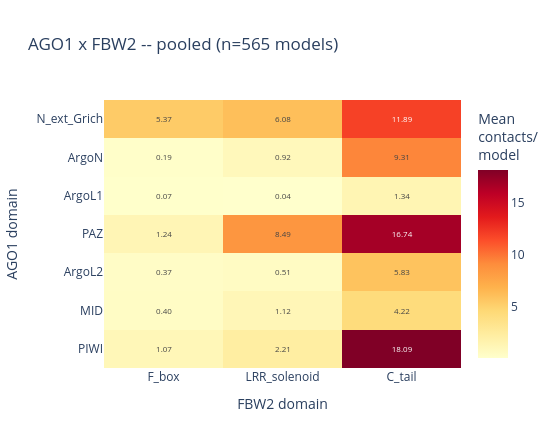

Write notebook code for a chart like this one.
### Markdown cell above
## One heatmap per couple (all backends, all clusters pooled)

### Code cell
n_models_total = df.groupby(["cluster", "fname"]).ngroups
for c in COUPLES:
    heatmap_from_matrix(
        couple_matrix(df, c, n_models_total), c,
        f"{RECEPTOR_NAME} x {LIGAND_CHAIN_NAMES[c]} -- pooled (n={n_models_total} models)",
        f"{RECEPTOR_NAME.lower()}_{LIGAND_CHAIN_NAMES[c].lower()}_heatmap_pooled.html")

### Figure 1 — Plotly figure (JSON) as saved in the notebook; plotly's stock layout.template omitted (floating-point values rounded to 4 significant figures)
{"data": [{"colorbar": {"title": {"text": "Mean<br>contacts/<br>model"}}, "colorscale": [[0.0, "rgb(255,255,204)"], [0.125, "rgb(255,237,160)"], [0.25, "rgb(254,217,118)"], [0.375, "rgb(254,178,76)"], [0.5, "rgb(253,141,60)"], [0.625, "rgb(252,78,42)"], [0.75, "rgb(227,26,28)"], [0.875, "rgb(189,0,38)"], [1.0, "rgb(128,0,38)"]], "hovertemplate": "AGO1: %{y}<br>FBW2: %{x}<br>%{z:.3f} contacts/model<extra></extra>", "text": [["5.37", "6.08", "11.89"], ["0.19", "0.92", "9.31"], ["0.07", "0.04", "1.34"], ["1.24", "8.49", "16.74"], ["0.37", "0.51", "5.83"], ["0.40", "1.12", "4.22"], ["1.07", "2.21", "18.09"]], "textfont": {"size": 8}, "texttemplate": "%{text}", "type": "heatmap", "x": ["F_box", "LRR_solenoid", "C_tail"], "y": ["N_ext_Grich", "ArgoN", "ArgoL1", "PAZ", "ArgoL2", "MID", "PIWI"], "z": [[5.372, 6.081, 11.89], [0.1876, 0.9221, 9.313], [0.06903, 0.04071, 1.34], [1.235, 8.488, 16.74], [0.3699, 0.5062, 5.827], [0.4, 1.12, 4.223], [1.067, 2.214, 18.09]]}], "layout": {"height": 448, "title": {"text": "AGO1 x FBW2 -- pooled (n=565 models)"}, "width": 560, "xaxis": {"title": {"text": "FBW2 domain"}}, "yaxis": {"autorange": "reversed", "title": {"text": "AGO1 domain"}}}}
